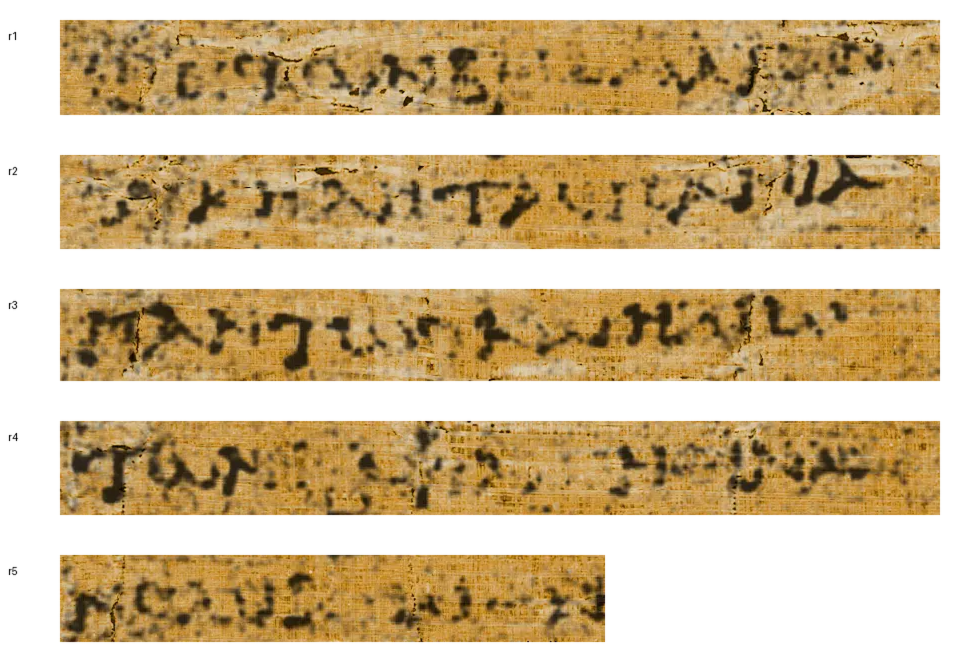
#> input picture reports/reading/contact-input.png, 1920 x 1324 px (shown at 1/2 size)
$ python -i ridge_tracker.py   (imports and definitions only)
#> lines starting #> are read from the running program, lines starting #| are printed output that depends on the picture
"""Classical ridge tracker (promoted fallback): click -> layer curve.

Frangi-style vesselness (structure tensor) + tangent walk from click.
Same CLI + curve JSONL interface as sam_tracker.py (drop-in replacement).
  python -m src.trace.ridge_tracker --slices DIR --click X,Y,Z \\
      --window 32 --out curves/ [--polarity bright|dark]
"""
import argparse
import json
import sys
from pathlib import Path

ROOT = Path(__file__).resolve().parents[2]
sys.path.insert(0, str(ROOT))

import numpy as np  # noqa: E402

from src.eval.runlog import RunLog  # noqa: E402
from src.trace.guards import LayerGuard, load_cfg  # noqa: E402
from src.trace.slices import select_slices  # noqa: E402


# [20 lines left out: function vesselness, not called in this run]


def tangent_field(img, sigma=2.0):
    """Unit tangent (along-line) field from structure tensor."""
    from scipy.ndimage import gaussian_filter
    g = gaussian_filter(img.astype(np.float32), sigma)
    gy, gx = np.gradient(g)
    jxx = gaussian_filter(gx * gx, sigma)
    jyy = gaussian_filter(gy * gy, sigma)
    jxy = gaussian_filter(gx * gy, sigma)
    tr = jxx + jyy
    disc = np.sqrt(np.maximum((jxx - jyy) ** 2 + 4 * jxy * jxy, 0))
    lmin = (tr - disc) / 2  # minor eigenvalue -> tangent direction
    vx = lmin - jyy
    vy = jxy
    n = np.hypot(vx, vy) + 1e-9
    return vx / n, vy / n


# [87 lines left out: functions walk, trace_slice, main, not called in this run]


# [2 lines not run here, left out]

>>> import cv2
>>> picture = cv2.imread('../../reports/reading/contact-input.png', cv2.IMREAD_GRAYSCALE)
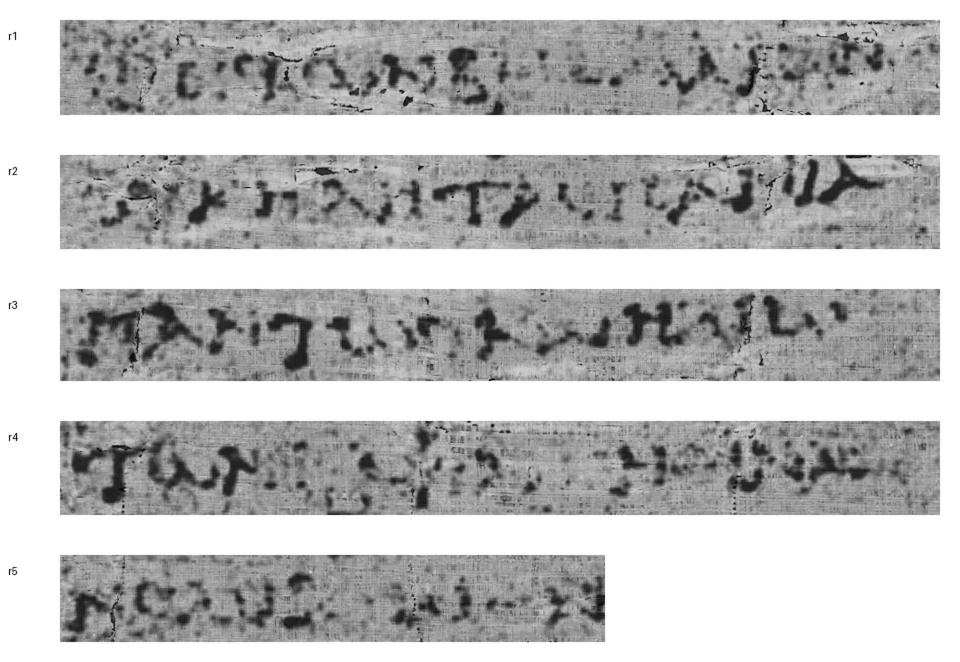
#> picture: shape (1324, 1920) (shown at 1/2 size); min 0, max 255, mean 187.1
>>> result = tangent_field(picture)
#> in tangent_field, `gy, gx = np.gradient(g)`:
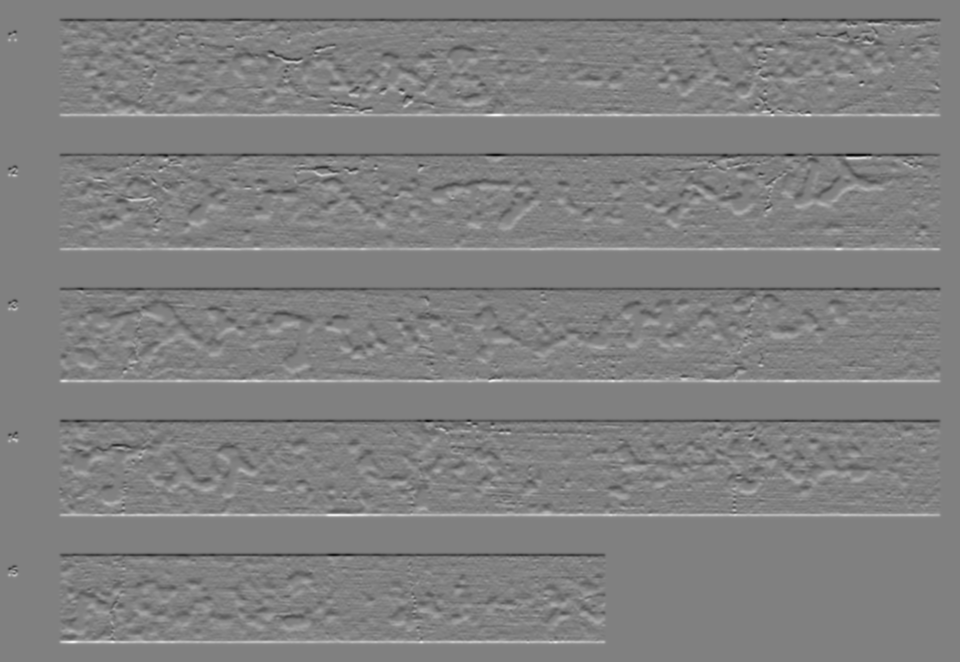
#> gy: shape (1324, 1920) float32 (shown at 1/2 size); min -41.87, max 41.04, mean 0; drawn with min black and max white
#> in tangent_field, `gy, gx = np.gradient(g)`:
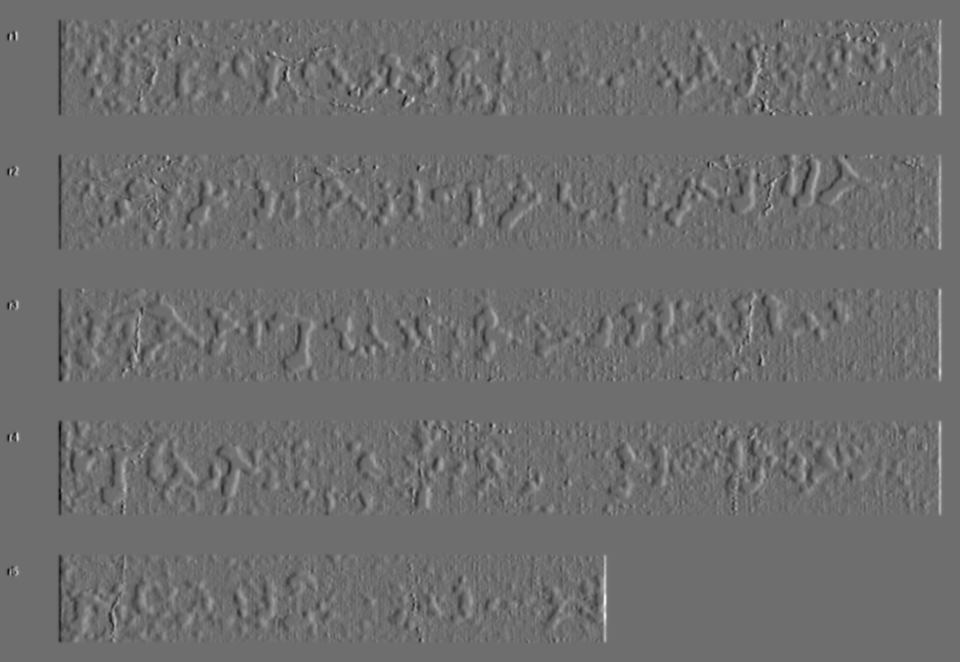
#> gx: shape (1324, 1920) float32 (shown at 1/2 size); min -31.49, max 41.24, mean 0; drawn with min black and max white
#> in tangent_field, `jxx = gaussian_filter(gx * gx, sigma)`:
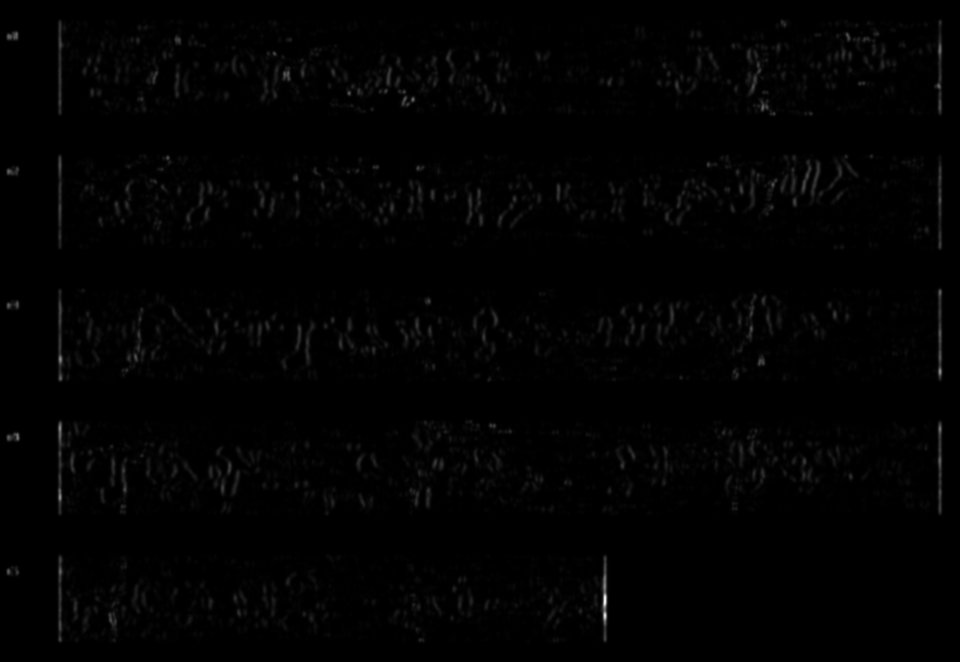
#> jxx: shape (1324, 1920) float32 (shown at 1/2 size); min 0, max 1015.5, mean 9.3; drawn with min black and max white
#> in tangent_field, `jyy = gaussian_filter(gy * gy, sigma)`:
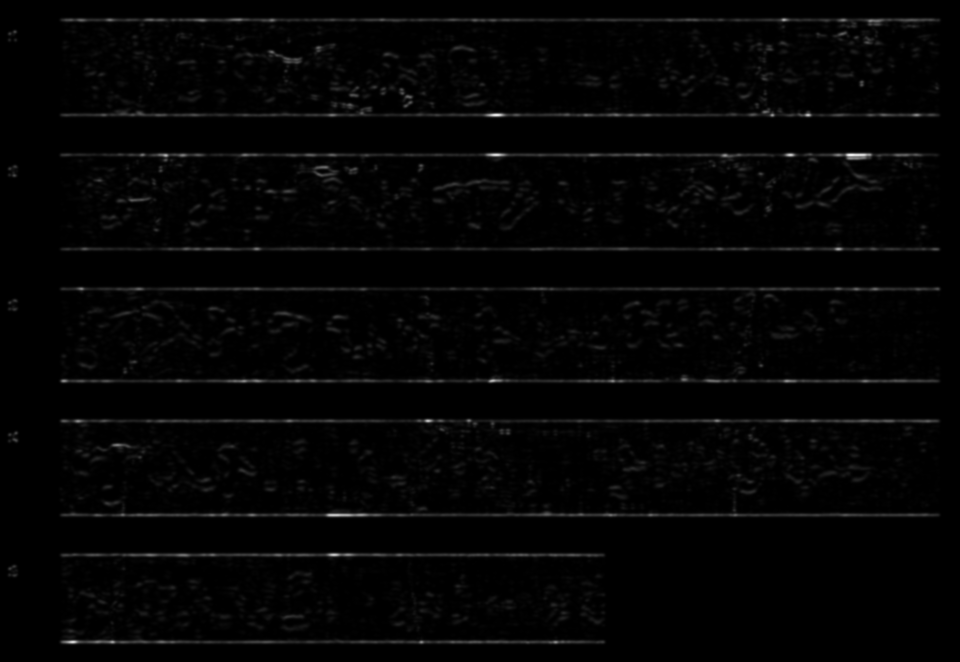
#> jyy: shape (1324, 1920) float32 (shown at 1/2 size); min 0, max 1060.9, mean 18; drawn with min black and max white
#> in tangent_field, `jxy = gaussian_filter(gx * gy, sigma)`:
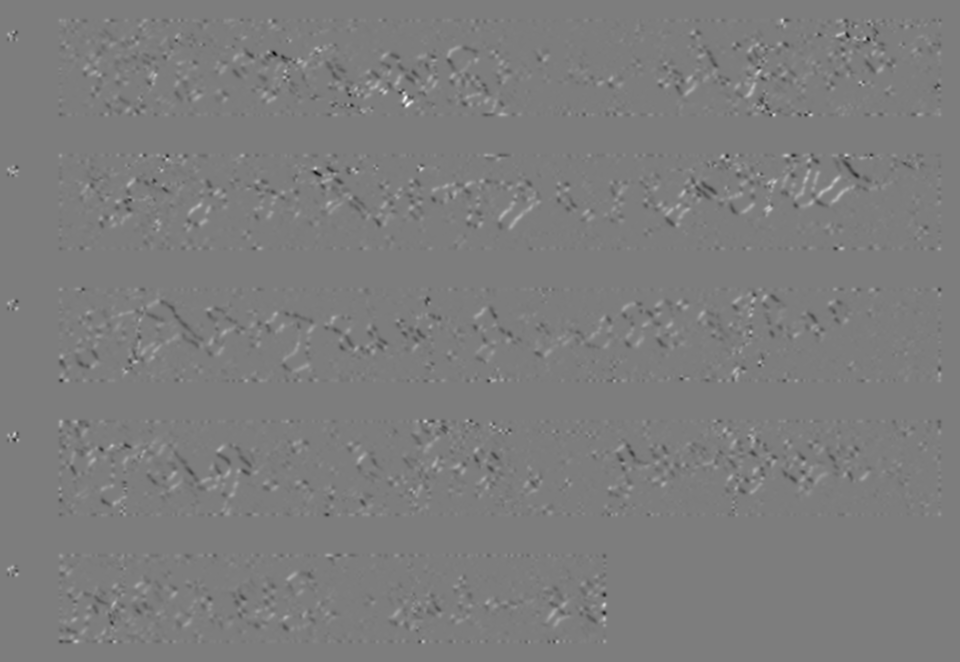
#> jxy: shape (1324, 1920) float32 (shown at 1/2 size); min -229.3, max 237, mean 0.2; drawn with min black and max white
#> in tangent_field, `vx = lmin - jyy`:
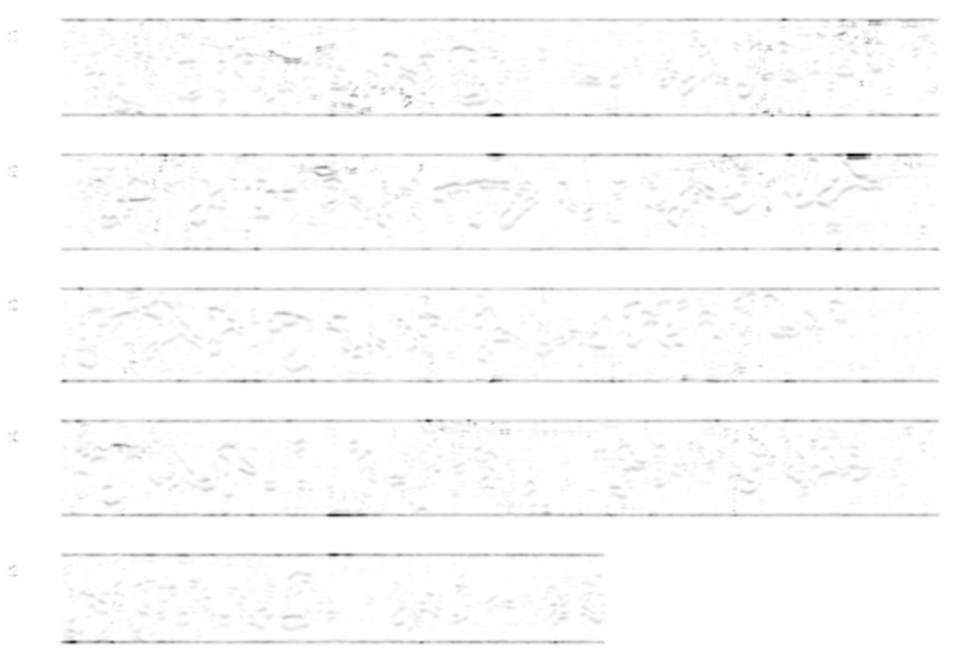
#> vx: shape (1324, 1920) float32 (shown at 1/2 size); min -1060.6, max 1.46e-05, mean -16.01; drawn with min black and max white
